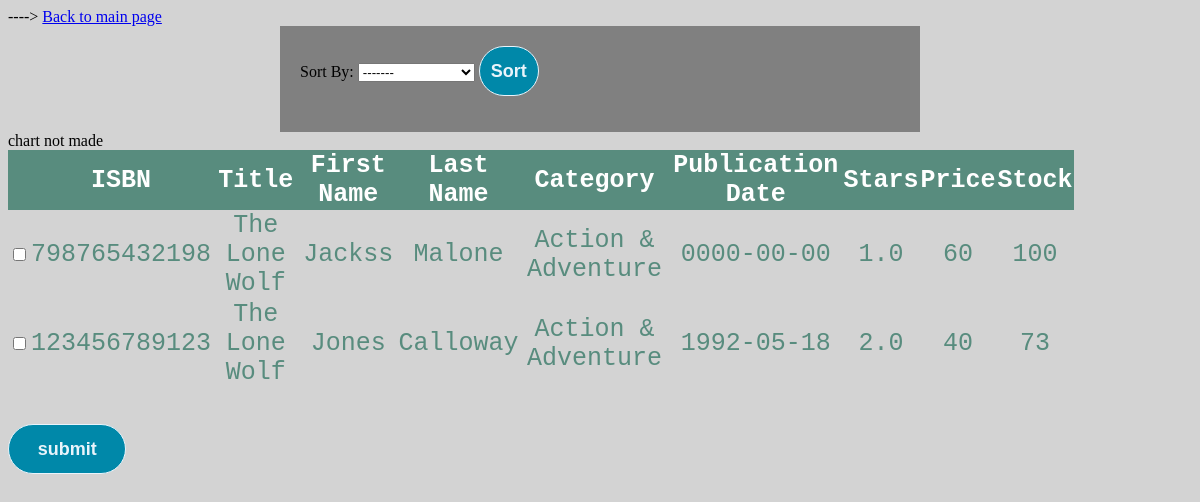
The app's page /bookbrowse.php (signed in) with its own data.
### tables this page shows
CREATE TABLE `books` (
  `id` int(11) NOT NULL,
  `ISBN` bigint(11) NOT NULL,
  `Title` varchar(100) NOT NULL,
  `Publication_Date` date NOT NULL,
  `Price` int(11) NOT NULL,
  `Author_ID` int(11) NOT NULL,
  `code` int(11) NOT NULL,
  `ItemNumber` int(11) NOT NULL,
  `supplier_ID` int(11) NOT NULL
);

CREATE TABLE `stock` (
  `stockid` int(11) NOT NULL,
  `ISBN` bigint(11) NOT NULL,
  `supplier_ID` int(11) NOT NULL,
  `quantity` int(11) NOT NULL
);

CREATE TABLE `author` (
  `id` int(11) NOT NULL,
  `First_Name` varchar(100) NOT NULL,
  `Last_Name` varchar(100) NOT NULL,
  `DOB` date NOT NULL,
  `Gender` varchar(100) NOT NULL
);

CREATE TABLE `category` (
  `code` int(11) NOT NULL,
  `category` varchar(100) NOT NULL
);

### bookbrowse.php (the view, shortened to what this page needs)
<html>
    <body>
    <a href = "index.php"> Back to main page </a>
        <div id = "box">
        <form method="POST" id = theForm>
            <label for="Manufacturer"> Sort By: </label>
            <select id="cmbMake" name="Make"     onchange="document.getElementById('selected_text').value =
            this.options[this.selectedIndex].text">
                 <option value="0">-------</option>
            </select>
            <input type="submit" name="search" value="Sort"/>
        </form>
        </div>
<?php
    include("connection.php");
    if ($_SERVER['REQUEST_METHOD'] == "POST")
    {
        $value = $_POST['Make'];
 if($value == 1)
         {
            $ar = "select * , First_Name, category, ROUND(AVG(rating),1) as rating, quantity from books
            INNER JOIN reviews
            ON books.ISBN = reviews.ISBN
            INNER JOIN author ON books.Author_ID = author.id
            INNER JOIN category ON books.code = category.code
            INNER JOIN stock ON books.ISBN = stock.ISBN
            group by books.ISBN
            order by books.Title
       ";
             $qr = mysqli_query($con, $ar);
             if($qr && mysqli_num_rows($qr) > 0)
              {
              echo"<table>
              <tr>
              <th> </th>
              <th>ISBN</th>
              <th>Title</th>
              <th>First Name</th>
              <th>Last Name</th>
              <th>Category</th>
               <th>Publication Date</th>
               <th>Stars</th>
               <th> Stock </th>
              </tr>";
              while($row = $qr-> fetch_assoc() )
            {
                echo"
                <tr>
                <td><input type= 'checkbox'  name='row[]' value= ".$row['ISBN']. "></td>
                <td>" .$row['ISBN']. "</td>
                <td>" . $row["Title"]. "</td>
                <td>" . $row["First_Name"]. "</td>
                <td>" . $row["Last_Name"]. "</td>
                <td>" . $row["category"]. "</td>
                <td>". $row["Publication_Date"]."</td>
                <td>". $row["rating"]."</td>
                <td>". $row["quantity"]."</td>
                </tr>
                ";
                   }
             echo"</table>";
                 }
             else{
       echo "no books";
           }
        }
 if($value == 2)
       {
           $ar = "select * , First_Name, category, ROUND(AVG(rating),1) as rating, quantity from books
           INNER JOIN reviews
           ON books.ISBN = reviews.ISBN
           INNER JOIN author ON books.Author_ID = author.id
           INNER JOIN category ON books.code = category.code
           INNER JOIN stock ON books.ISBN = stock.ISBN
           group by books.ISBN
           order by books.Publication_Date
      ";
  $qr = mysqli_query($con, $ar);
  if($qr && mysqli_num_rows($qr) > 0)
      {
      echo"<table>
      <tr>
      <th> </th>
      <th>ISBN</th>
      <th>Title</th>
      <th>First Name</th>
      <th>Last Name</th>
      <th>Category</th>
      <th>Publication Date</th>
      <th>Stars</th>
      <th> Quantity </th>
  </tr>";
  while($row = $qr-> fetch_assoc() )
  {
    echo"
    <tr>
    <td><input type= 'checkbox'  name='row[]' value= ".$row['ISBN']. "></td>
    <td>" .$row['ISBN']. "</td>
    <td>" . $row["Title"]. "</td>
    <td>" . $row["First_Name"]. "</td>
    <td>" . $row["Last_Name"]. "</td>
    <td>" . $row["category"]. "</td>
    <td>". $row["Publication_Date"]."</td>
    <td>". $row["rating"]."</td>
    <td>". $row["quantity"]."</td>
    </tr>
    ";
  }
  echo"</table>";
  }
  else{
      echo "no books";
          }
       }
 if($value == 3)
        {
            $ar = "select * , First_Name, category, ROUND(AVG(rating),1) as rating, quantity from books
            INNER JOIN reviews
            ON books.ISBN = reviews.ISBN
            INNER JOIN author ON books.Author_ID = author.id
            INNER JOIN category ON books.code = category.code
            INNER JOIN stock ON books.ISBN = stock.ISBN
            group by books.ISBN
            order by category
       ";
   $qr = mysqli_query($con, $ar);
   if($qr && mysqli_num_rows($qr) > 0)
       {
       echo"<table>
       <tr>
       <th> </th>
       <th>ISBN</th>
       <th>Title</th>
       <th>First Name</th>
       <th>Last Name</th>
       <th>Category</th>
       <th>Publication Date</th>
       <th>Stars</th>
       <th> Quantity </th>
   </tr>";
   while($row = $qr-> fetch_assoc() )
   {
    echo"
    <tr>
    <td><input type= 'checkbox'  name='row[]' value= ".$row['ISBN']. "></td>
    <td>" .$row['ISBN']. "</td>
    <td>" . $row["Title"]. "</td>
    <td>" . $row["First_Name"]. "</td>
    <td>" . $row["Last_Name"]. "</td>
    <td>" . $row["category"]. "</td>
    <td>". $row["Publication_Date"]."</td>
    <td>". $row["rating"]."</td>
    <td>". $row["quantity"]."</td>
    </tr>
    ";
   }
   echo"</table>";
   }
   else{
       echo "no books";
           }
        }
 if($value == 4)
       {
           $ar = "select * , First_Name, category, ROUND(AVG(rating),1) as rating from books
           INNER JOIN reviews
           ON books.ISBN = reviews.ISBN
           INNER JOIN author ON books.Author_ID = author.id
           INNER JOIN category ON books.code = category.code
           INNER JOIN stock ON books.ISBN = stock.ISBN
           group by books.ISBN
           order by rating
      ";
  $qr = mysqli_query($con, $ar);
  if($qr && mysqli_num_rows($qr) > 0)
      {
      echo"<table>
      <tr>
      <th> </th>
      <th>ISBN</th>
      <th>Title</th>
      <th>First Name</th>
      <th>Last Name</th>
      <th>Category</th>
      <th>Publication Date</th>
      <th>Stars</th>
      <th> Quantity </th>
  </tr>";
  while($row = $qr-> fetch_assoc() )
  {
    echo"
    <tr>
    <td><input type= 'checkbox'  name='row[]' value= ".$row['ISBN']. "></td>
    <td>" .$row['ISBN']. "</td>
    <td>" . $row["Title"]. "</td>
    <td>" . $row["First_Name"]. "</td>
    <td>" . $row["Last_Name"]. "</td>
    <td>" . $row["category"]. "</td>
    <td>". $row["Publication_Date"]."</td>
    <td>". $row["rating"]."</td>
    <td>". $row["quantity"]."</td>
    </tr>
    ";
  }
  echo"</table>";
  }
  else{
      echo "no books";
          }
       }
    }
    else{
        echo" chart not made";
    }
?>
<body onload>
    <?php
   if($value == 0)
   {
           $ar = "select * , First_Name, category, ROUND(AVG(rating),1) as rating, quantity, Price from books
            INNER JOIN reviews ON books.ISBN = reviews.ISBN
            INNER JOIN author ON books.Author_ID = author.id
            INNER JOIN category ON books.code = category.code
            INNER JOIN stock ON books.ISBN = stock.ISBN
            group by books.ISBN
            order by books.Publication_Date
       ";
   $qr = mysqli_query($con, $ar);
   if($qr && mysqli_num_rows($qr) > 0)
       {
           echo "<form method = 'post' action = ''>";
       echo"<table id = 'table1'>
       <tr>
       <th> </th>
       <th>ISBN</th>
       <th>Title</th>
       <th>First Name</th>
       <th>Last Name</th>
       <th>Category</th>
       <th>Publication Date</th>
       <th>Stars</th>
       <th> Price </th>
       <th> Stock </th>
   </tr>";
   while($row = $qr-> fetch_assoc() )
   {
       echo"
       <tr>
       <td><input type= 'checkbox'  name='row[]' value= ".$row['ISBN']. "></td>
       <td>" .$row['ISBN']. "</td>
       <td>" . $row["Title"]. "</td>
       <td>" . $row["First_Name"]. "</td>
       <td>" . $row["Last_Name"]. "</td>
       <td>" . $row["category"]. "</td>
       <td>". $row["Publication_Date"]."</td>
       <td>". $row["rating"]."</td>
       <td>". $row["Price"]."</td>
       <td>". $row["quantity"]."</td>
       </tr>
       ";
   }
   echo "</form>";
    echo"<br></br>";
   }
   else{
       echo "no books";
           }
        }
    ?>
</body>
<input id = "button" type = "submit"  value = "submit" name = "submit"><br></br>
    </body>
</html>

### bookbrowse.php (style rules this page uses)
body { background-color: lightgray; }
#box { background-color:grey; margin: auto; width: 600px; padding: 20px; }
table { border-collapse: collapse; width: 90%; color: #588c7e; font-family: monospace; font-size: 25px; text-align: center; align-self: center; }
th { background-color: #588c7e; color: white; }
input[type="submit"] { width:10%; height: 50px; border: 1px solid; background: #0088a9; border-radius: 25px; font-size: 18px; color: #e9f4fb; font-weight: 700; cursor: pointer; outline: none; }

### records on screen
books: stock.ISBN "798765432198", Title "The Lone Wolf", Author_ID.First_Name "Jackss", Author_ID.Last_Name "Malone", category.category "Action & Adventure", Publication_Date "0000-00-00", rating "1.0", Price "60", stock.quantity "100"
books: stock.ISBN "123456789123", Title "The Lone Wolf", Author_ID.First_Name "Jones", Author_ID.Last_Name "Calloway", category.category "Action & Adventure", Publication_Date "1992-05-18", rating "2.0", Price "40", stock.quantity "73"
